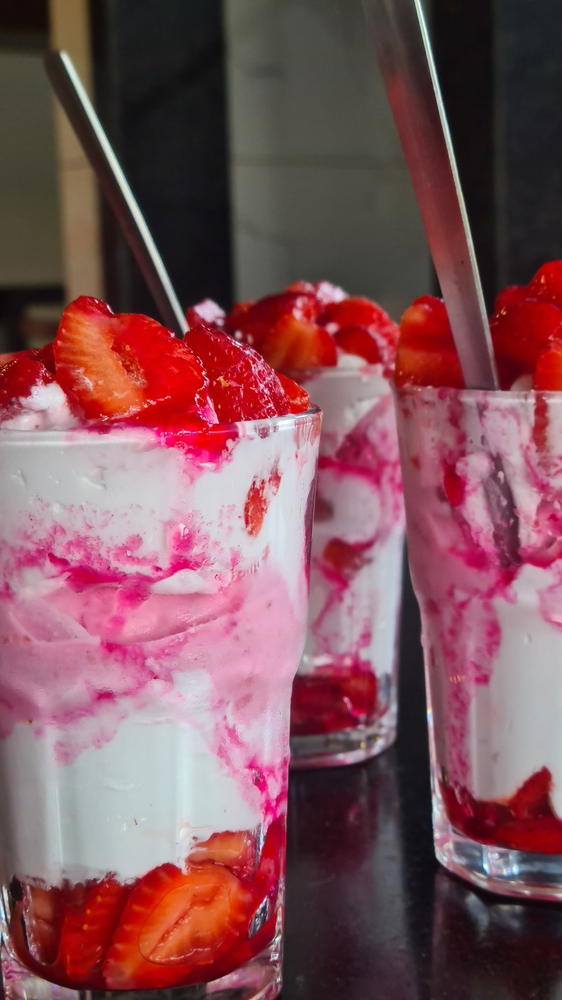
#> input picture IPPR assgn/Seven/input_rgb_image.jpg, 562 x 1000 px, shrunk from 2268 x 4032 before the run
$ python seven.py
#> lines starting #> are read from the running program, lines starting #| are printed output that depends on the picture
import cv2
import numpy as np
import matplotlib.pyplot as plt

def plot_histograms(image_path):
    # Read the RGB image
#> called with image_path = 'input_rgb_image.jpg'
    image = cv2.imread(image_path)
#> image is the input picture: shape (1000, 562, 3); mean B, G, R 89.9, 82.8, 127.9

    if image is None:
        raise FileNotFoundError("Image not found")

    # Split the image into the Red, Green, and Blue channels
    blue_channel, green_channel, red_channel = cv2.split(image)
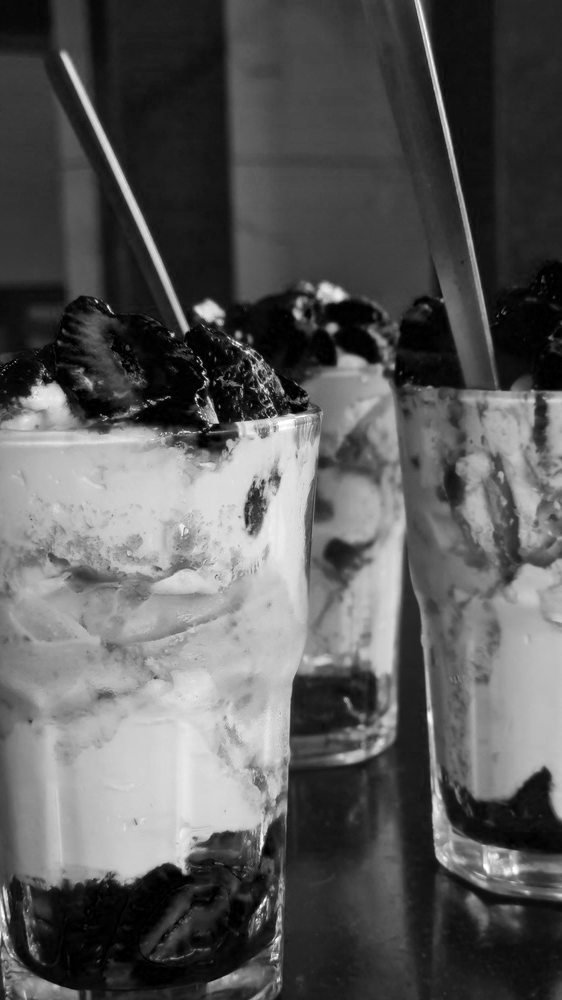
#> blue_channel: shape (1000, 562); min 0, max 255, mean 89.9
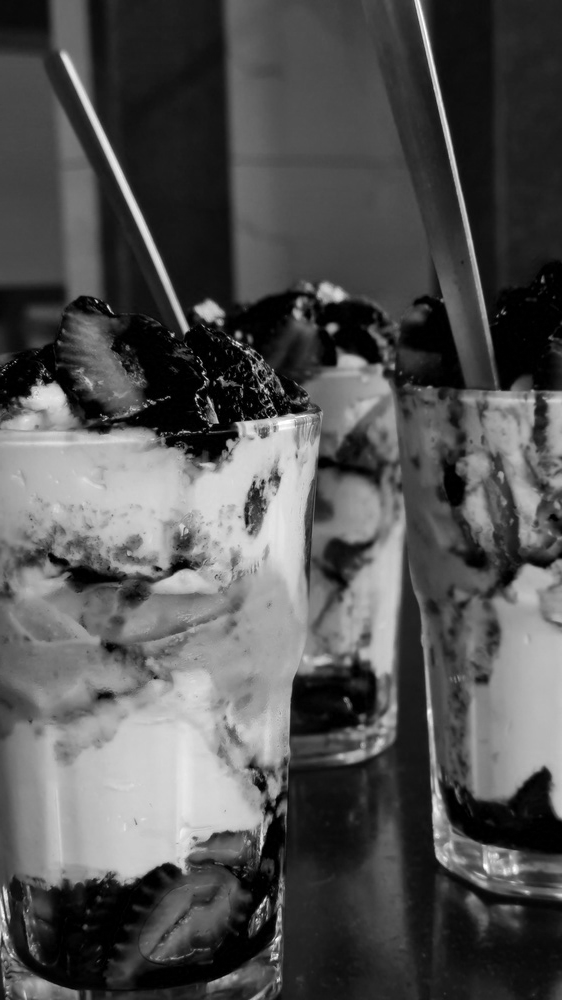
#> green_channel: shape (1000, 562); min 0, max 255, mean 82.8
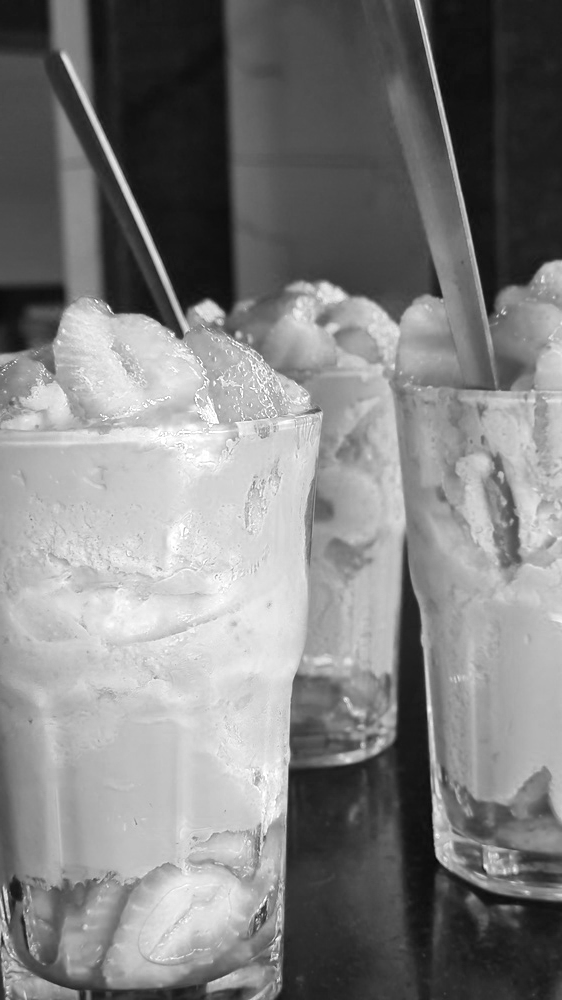
#> red_channel: shape (1000, 562); min 6, max 255, mean 127.9

    # Compute histograms for each color channel
    blue_hist = cv2.calcHist([blue_channel], [0], None, [256], [0, 256])
#> blue_hist = 256 values, max 6913 at index 27, min 2 at index 253, mean 2195.3
    green_hist = cv2.calcHist([green_channel], [0], None, [256], [0, 256])
#> green_hist = 256 values, max 15896 at index 0, min 0 at index 249, mean 2195.3
    red_hist = cv2.calcHist([red_channel], [0], None, [256], [0, 256])
#> red_hist = 256 values, max 5532 at index 77, min 0 at index 0, mean 2195.3

    # Plot the histograms
    plt.figure()
    plt.title('Histograms for RGB Channels')
    plt.xlabel('Pixel Intensity')
    plt.ylabel('Frequency')

    # Plot histogram for the Blue channel
    plt.plot(blue_hist, color='blue', label='Blue Channel')

    # Plot histogram for the Green channel
    plt.plot(green_hist, color='green', label='Green Channel')

    # Plot histogram for the Red channel
    plt.plot(red_hist, color='red', label='Red Channel')

    # Add a legend
    plt.legend()

    # Show the plot
    plt.show()
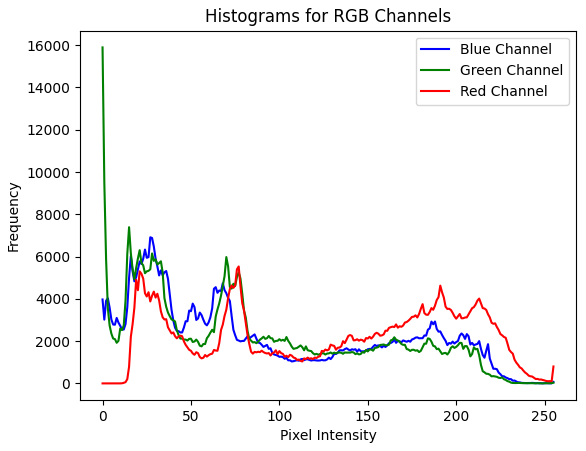
#> figure drawn by matplotlib, 1 panel; curve peaks at x = 27, y = 6913; curve peaks at x = 0, y = 15896; curve peaks at x = 77, y = 5532

# Example usage
image_path = 'input_rgb_image.jpg'  # Path to the input 24-bit RGB image
plot_histograms(image_path)
